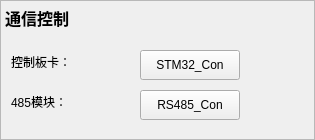
     <widget class="QFrame" name="frame_10">
      <property name="geometry">
       <rect>
        <x>1</x>
        <y>2</y>
        <width>315</width>
        <height>140</height>
       </rect>
      </property>
      <property name="frameShape">
       <enum>QFrame::Shape::StyledPanel</enum>
      </property>
      <property name="frameShadow">
       <enum>QFrame::Shadow::Raised</enum>
      </property>
      <widget class="QPushButton" name="STM32_Con_Button">
       <property name="geometry">
        <rect>
         <x>140</x>
         <y>50</y>
         <width>100</width>
         <height>30</height>
        </rect>
       </property>
       <property name="minimumSize">
        <size>
         <width>0</width>
         <height>30</height>
        </size>
       </property>
       <property name="text">
        <string>STM32_Con</string>
       </property>
      </widget>
      <widget class="QLabel" name="label_3">
       <property name="geometry">
        <rect>
         <x>11</x>
         <y>90</y>
         <width>101</width>
         <height>23</height>
        </rect>
       </property>
       <property name="text">
        <string>485模块：</string>
       </property>
       <property name="alignment">
        <set>Qt::AlignmentFlag::AlignLeading|Qt::AlignmentFlag::AlignLeft|Qt::AlignmentFlag::AlignVCenter</set>
       </property>
      </widget>
      <widget class="QLabel" name="label_57">
       <property name="geometry">
        <rect>
         <x>5</x>
         <y>5</y>
         <width>81</width>
         <height>25</height>
        </rect>
       </property>
       <property name="font">
        <font>
         <pointsize>12</pointsize>
         <bold>true</bold>
        </font>
       </property>
       <property name="text">
        <string>通信控制</string>
       </property>
       <property name="alignment">
        <set>Qt::AlignmentFlag::AlignLeading|Qt::AlignmentFlag::AlignLeft|Qt::AlignmentFlag::AlignVCenter</set>
       </property>
      </widget>
      <widget class="QLabel" name="label_2">
       <property name="geometry">
        <rect>
         <x>11</x>
         <y>50</y>
         <width>75</width>
         <height>23</height>
        </rect>
       </property>
       <property name="text">
        <string>控制板卡：</string>
       </property>
       <property name="alignment">
        <set>Qt::AlignmentFlag::AlignLeading|Qt::AlignmentFlag::AlignLeft|Qt::AlignmentFlag::AlignVCenter</set>
       </property>
      </widget>
      <widget class="QPushButton" name="serialCon_pushButton">
       <property name="geometry">
        <rect>
         <x>140</x>
         <y>90</y>
         <width>100</width>
         <height>30</height>
        </rect>
       </property>
       <property name="minimumSize">
        <size>
         <width>0</width>
         <height>30</height>
        </size>
       </property>
       <property name="text">
        <string>RS485_Con</string>
       </property>
      </widget>
     </widget>
